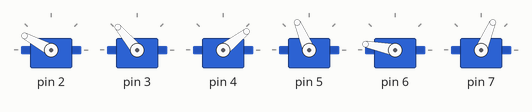
This sketch was run on a simulated Arduino Uno, built with avr-gcc and run on an emulated ATmega328P. Shown: 6 × servo.

Above: at 0.2 s.
At 0.8 s:
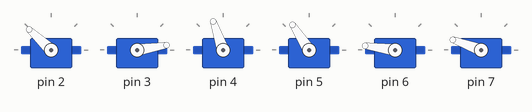
At 1.4 s:
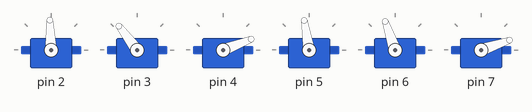
At 2.0 s:
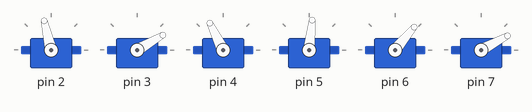
At 2.6 s:
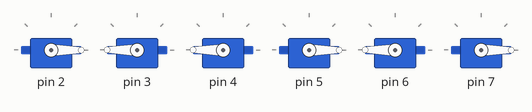
Timing chart, 0 to 4.1 s (numbered marks = the images above):
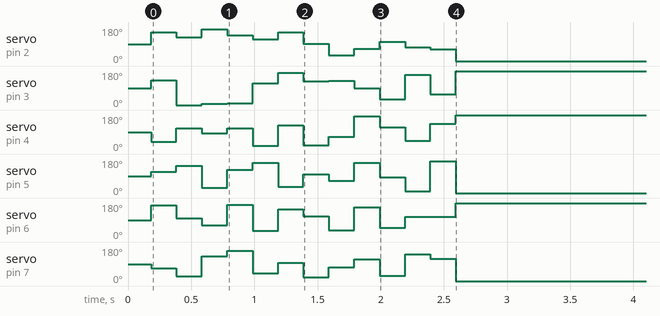

The sketch:

crazydance.ino
```cpp
/*makebot ottopus code
 * makebot homepage(English) : http://makebot.mystrikingly.com/
 * makebot homepage(Korean) : https://makebot.modoo.at
 * files : https://github.com/makebot-lab/ottopus
 * made by WONDAEHAN.
 */
#include <Ottopus.h>

Ottopus Ottopus;

void setup() {
  Ottopus.ready();
  Ottopus.motion(10);
}

void loop() {
}
```
